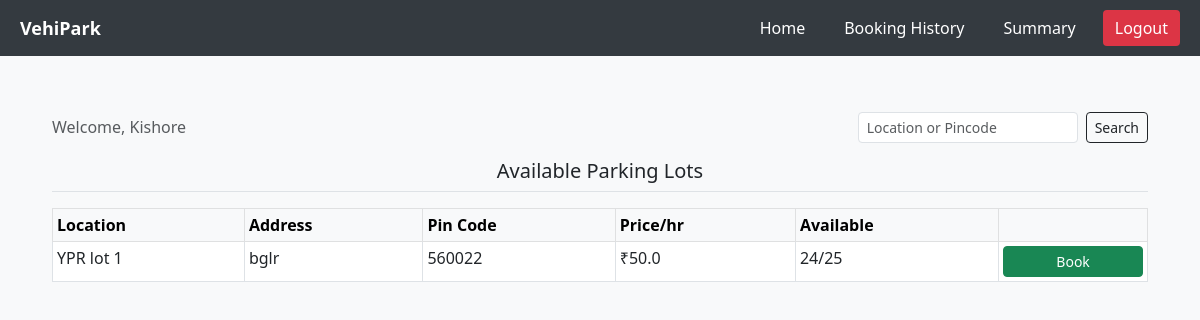
The page /user (signed in) on the database as committed earlier.
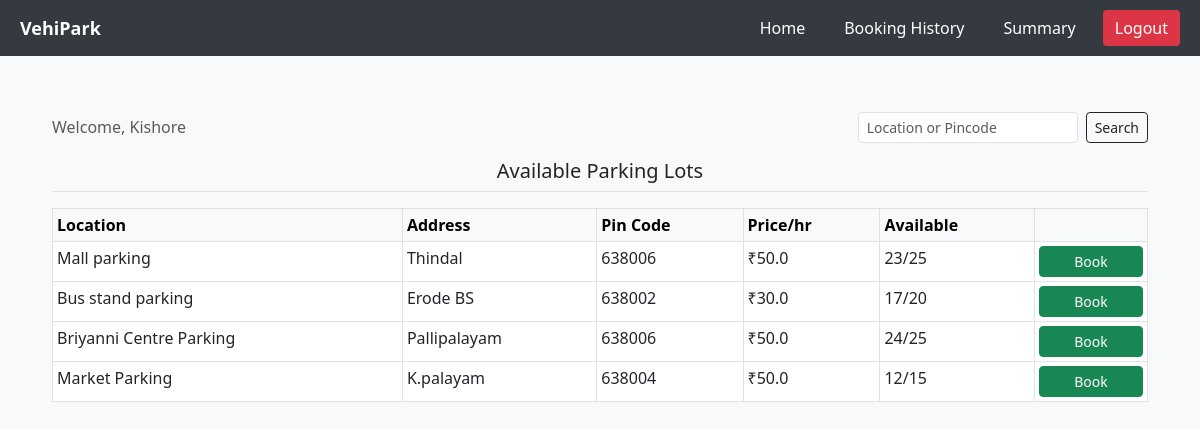
The same page on the database as committed later.
### models.py (models this page shows)
class Parking(db.Model):
    __tablename__ = "parking"
    id = db.Column(db.Integer, primary_key=True)
    primary_location_name = db.Column(db.String(20), nullable=False)
    address = db.Column(db.String(20), nullable=False)
    pin_code = db.Column(db.String(20), nullable=False)
    price = db.Column(db.Float, nullable=False)
    number_of_spots = db.Column(db.Integer, nullable=False)
    spots = db.relationship(
        "parkingSpot", back_populates="parking", cascade="all, delete-orphan"
    )

### controllers.py (the view)
@app.route("/user", methods=["GET", "POST"])
def user():
    if "username" not in session:
        return redirect(url_for("login"))
    username = session["username"]
    query = request.args.get("query")
    if query:
        parkings = Parking.query.filter(
            (Parking.primary_location_name.ilike(f"%{query}%"))
            | (Parking.address.ilike(f"%{query}%"))
            | (Parking.pin_code.ilike(f"%{query}%"))
        ).all()
    else:
        parkings = Parking.query.all()
    available_counts = {}
    for parking in parkings:
        available_counts[parking.id] = parkingSpot.query.filter_by(
            parking_id=parking.id, status="A"
        ).count()
    return render_template(
        "user.html",
        username=username,
        parkings=parkings,
        available_counts=available_counts,
    )

### templates/user.html (shortened to what this page needs)
{% extends "user_base.html" %}
{% block content %}
<div class="container py-3">
  <div class="d-flex justify-content-between align-items-center mb-3">
    <h6 class="text-muted m-0">Welcome, {{ username }}</h6>
    <form method="GET" action="{{ url_for('user') }}" class="d-flex" role="search">
      <input type="text" name="query" class="form-control form-control-sm me-2 border" placeholder="Location or Pincode" value="{{ request.args.get('query', '') }}">
      <button class="btn btn-outline-dark btn-sm" type="submit">Search</button>
    </form>
  </div>
  <h5 class="text-center border-bottom pb-2 mb-3">Available Parking Lots</h5>
  {% if parkings %}
  <div class="table-responsive">
    <table class="table table-sm table-bordered">
      <thead class="table-light">
        <tr>
          <th>Location</th>
          <th>Address</th>
          <th>Pin Code</th>
          <th>Price/hr</th>
          <th>Available</th>
          <th></th>
        </tr>
      </thead>
      <tbody>
        {% for lot in parkings %}
        <tr>
          <td>{{ lot.primary_location_name }}</td>
          <td>{{ lot.address }}</td>
          <td>{{ lot.pin_code }}</td>
          <td>₹{{ lot.price }}</td>
          <td>{{ available_counts[lot.id] }}/{{ lot.number_of_spots }}</td>
          <td>
            <a href="/booking/{{ lot.id }}" class="btn btn-success btn-sm w-100">Book</a>
          </td>
        </tr>
        {% endfor %}
      </tbody>
    </table>
  </div>
  {% else %}
  <div class="alert alert-secondary text-center small">No parking lots found.</div>
  {% endif %}
</div>
{% endblock %}

Rows that differ between the two databases and show on the page:
changed Parking: primary_location_name "YPR lot 1" → "Mall parking"; address "bglr" → "Thindal"; pin_code "560022" → "638006"; available_counts "24" → "23"
added Parking: primary_location_name "Bus stand parking", address "Erode BS", pin_code "638002", price "30.0", available_counts "17", number_of_spots "20"
added Parking: primary_location_name "Briyanni Centre Parking", address "Pallipalayam", pin_code "638006", price "50.0", available_counts "24", number_of_spots "25"
added Parking: primary_location_name "Market Parking", address "K.palayam", pin_code "638004", price "50.0", available_counts "12", number_of_spots "15"
